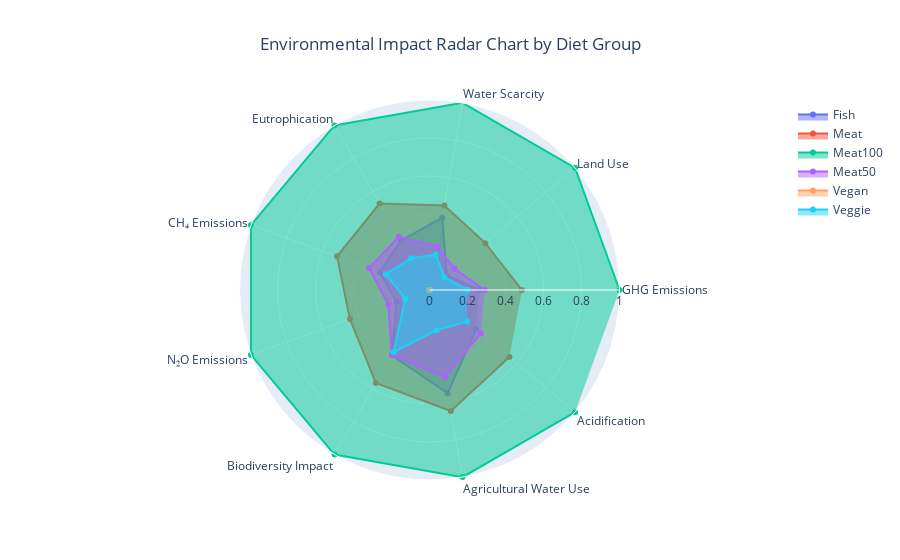

Notebook code for this chart:
### Code cell
#Radar Chart
import pandas as pd
import plotly.graph_objects as go
from sklearn.preprocessing import MinMaxScaler

df = pd.read_csv('data/Results_21MAR2022_nokcaladjust.csv')
df.columns = df.columns.str.strip().str.lower().str.replace(' ', '_')

cols = [
    'diet_group', 'mean_ghgs', 'mean_land', 'mean_watscar',
    'mean_eut', 'mean_ghgs_ch4', 'mean_ghgs_n2o',
    'mean_bio', 'mean_watuse', 'mean_acid'
]
df_sel = df[cols]

df_avg = df_sel.groupby('diet_group').mean().reset_index()

scaler = MinMaxScaler()
values = scaler.fit_transform(df_avg.iloc[:, 1:])
labels = df_avg['diet_group'].tolist()

categories = [
    'GHG Emissions', 'Land Use', 'Water Scarcity', 'Eutrophication',
    'CH₄ Emissions', 'N₂O Emissions', 'Biodiversity Impact',
    'Agricultural Water Use', 'Acidification'
]
fig = go.Figure()

for i, diet in enumerate(labels):
    fig.add_trace(go.Scatterpolar(
        r=values[i],
        theta=categories,
        fill='toself',
        name=diet.capitalize()
    ))

fig.update_layout(
    polar=dict(
        radialaxis=dict(
            visible=True,
            range=[0, 1]
        )
    ),
    showlegend=True,
    title='Environmental Impact Radar Chart by Diet Group',
    title_x=0.5,
    font=dict(size=12)
)

fig.write_image('radar_chart.png')
fig.show()

### Figure 1 — Plotly figure (JSON) as saved in the notebook; plotly's stock layout.template omitted (floating-point values rounded to 4 significant figures)
{"data": [{"fill": "toself", "name": "Fish", "r": [0.262, 0.1196, 0.3862, 0.3005, 0.2778, 0.185, 0.3967, 0.5519, 0.3197], "theta": ["GHG Emissions", "Land Use", "Water Scarcity", "Eutrophication", "CH₄ Emissions", "N₂O Emissions", "Biodiversity Impact", "Agricultural Water Use", "Acidification"], "type": "scatterpolar"}, {"fill": "toself", "name": "Meat", "r": [0.4864, 0.3838, 0.451, 0.5257, 0.5179, 0.4456, 0.5647, 0.6468, 0.5491], "theta": ["GHG Emissions", "Land Use", "Water Scarcity", "Eutrophication", "CH₄ Emissions", "N₂O Emissions", "Biodiversity Impact", "Agricultural Water Use", "Acidification"], "type": "scatterpolar"}, {"fill": "toself", "name": "Meat100", "r": [1.0, 1.0, 1.0, 1.0, 1.0, 1.0, 1.0, 1.0, 1.0], "theta": ["GHG Emissions", "Land Use", "Water Scarcity", "Eutrophication", "CH₄ Emissions", "N₂O Emissions", "Biodiversity Impact", "Agricultural Water Use", "Acidification"], "type": "scatterpolar"}, {"fill": "toself", "name": "Meat50", "r": [0.2904, 0.173, 0.2333, 0.3236, 0.3384, 0.2298, 0.396, 0.4651, 0.3535], "theta": ["GHG Emissions", "Land Use", "Water Scarcity", "Eutrophication", "CH₄ Emissions", "N₂O Emissions", "Biodiversity Impact", "Agricultural Water Use", "Acidification"], "type": "scatterpolar"}, {"fill": "toself", "name": "Vegan", "r": [0.0, 0.0, 0.0, 0.0, 0.0, 0.0, 0.0, 0.0, 0.0], "theta": ["GHG Emissions", "Land Use", "Water Scarcity", "Eutrophication", "CH₄ Emissions", "N₂O Emissions", "Biodiversity Impact", "Agricultural Water Use", "Acidification"], "type": "scatterpolar"}, {"fill": "toself", "name": "Veggie", "r": [0.1993, 0.1031, 0.189, 0.193, 0.2442, 0.1363, 0.3778, 0.2155, 0.2581], "theta": ["GHG Emissions", "Land Use", "Water Scarcity", "Eutrophication", "CH₄ Emissions", "N₂O Emissions", "Biodiversity Impact", "Agricultural Water Use", "Acidification"], "type": "scatterpolar"}], "layout": {"polar": {"radialaxis": {"visible": true, "range": [0, 1]}}, "title": {"text": "Environmental Impact Radar Chart by Diet Group", "x": 0.5}, "font": {"size": 12}, "showlegend": true}}
